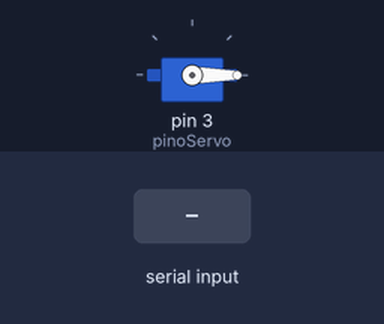
This sketch was run on a simulated Arduino Uno, built with avr-gcc and run on an emulated ATmega328P. On the bench: servo. The inputs (shaded band) are chosen by the test bench.

Above: at 1.2 s.
1.3 s: "A" received over Serial
At 1.76 s:
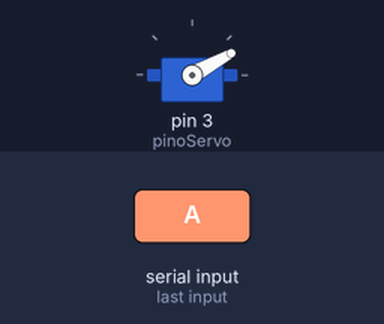
At 2.37 s:
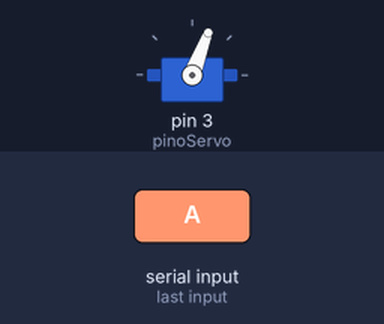
4.3 s: "B" received over Serial
At 4.49 s:
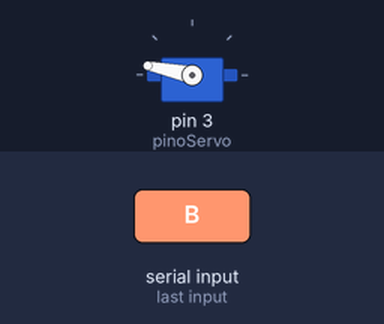
Timing chart, 0 to 8.5 s (numbered marks = the images above; inputs shaded):
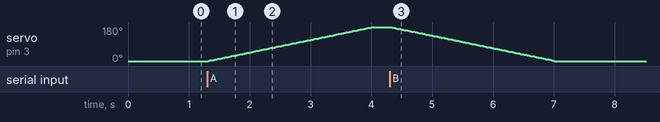

Measured:
- after the input at 1.3 s, servo on pin 3 (pinoServo): moves from 0° to 179° over 2.7 s, starting at once

The sketch:

Bluetooth_Controle_Servo.ino
```cpp
#include <Servo.h> //INCLUSÃO DA BIBLIOTECA NECESSÁRIA

const int pinoServo = 3; //PINO DIGITAL UTILIZADO PELO SERVO
Servo s; //OBJETO DO TIPO SERVO
int pos; //POSIÇÃO DO SERVO

//VARIAVEL QUE RECEBE DADOS BLUETOOTH
char comando;

void setup()
{
  //DEFININDO ENTRADAS E SAIDAS
 s.attach(pinoServo); //ASSOCIAÇÃO DO PINO DIGITAL AO OBJETO DO TIPO SERVO
 s.write(0); //INICIA O MOTOR NA POSIÇÃO 0º

  //INICIANDO A SERIAL
 Serial.begin(9600);
}

void loop()
{
  //CONTROLE
  while(Serial.available() > 0)
  {
    comando = Serial.read();

    switch (comando)
    {
    case 'A':
    //PARA "pos" IGUAL A 0, ENQUANTO "pos" MENOR QUE 180, INCREMENTA "pos"
       for(pos = 0; pos < 180; pos++)
       {
          s.write(pos); //ESCREVE O VALOR DA POSIÇÃO QUE O SERVO DEVE GIRAR
          delay(15); //INTERVALO DE 15 MILISSEGUNDOS
       }
      break;
    case 'B':
    //PARA "pos" IGUAL A 180, ENQUANTO "pos" MAIOR OU IGUAL QUE 0, DECREMENTA "pos"
      for(pos = 180; pos >= 0; pos--)
      {
         s.write(pos); //ESCREVE O VALOR DA POSIÇÃO QUE O SERVO DEVE GIRAR
         delay(15); //INTERVALO DE 15 MILISSEGUNDOS
      }
      break;
    case 'C':

      break;
    case 'D':

      break;
    case 'E':

      break;
    case 'F':

      break;
    default:

      break;
  }
  }
}
```
